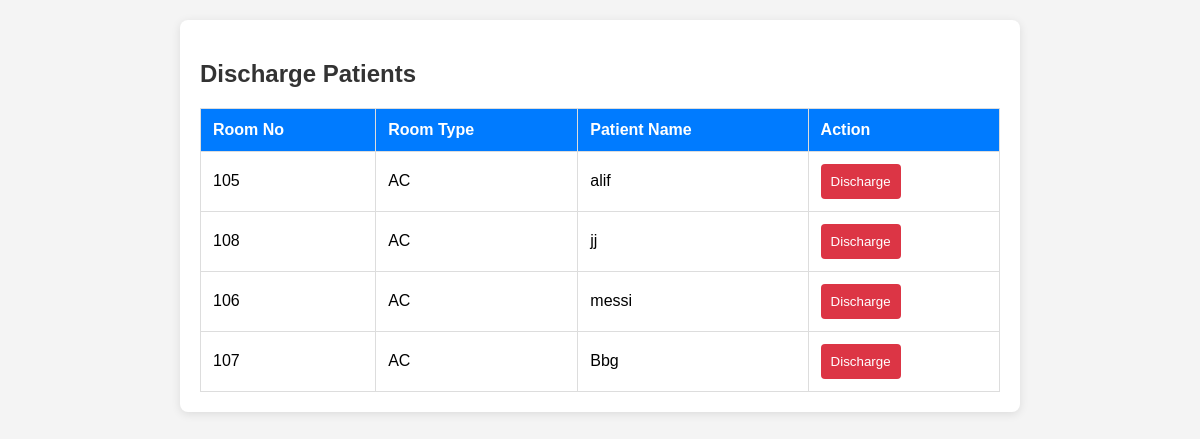
Page /discharge.php on the earlier database version.
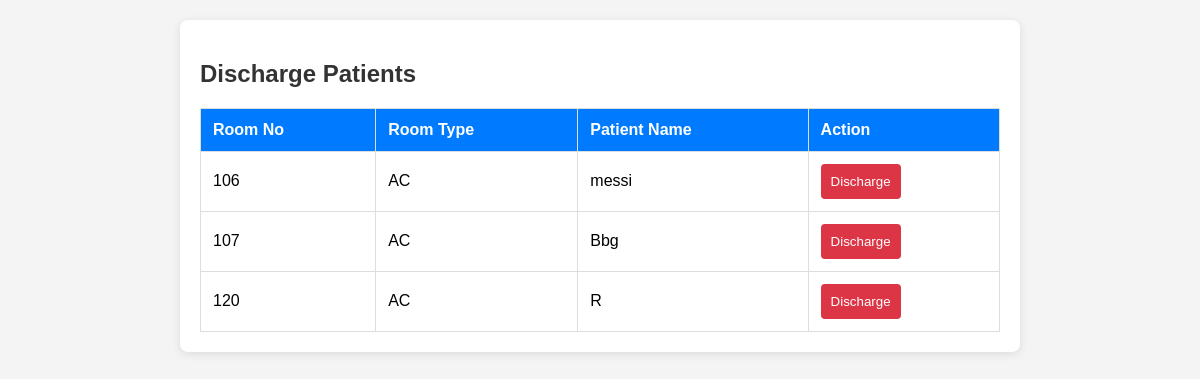
Same page on the later database version.
### tables this page shows
CREATE TABLE `rooms` (
  `room_no` int(11) NOT NULL,
  `type` varchar(50) DEFAULT NULL,
  `patient_id` int(11) DEFAULT NULL,
  `admitted_at` timestamp NOT NULL DEFAULT current_timestamp(),
  `discharge_time` datetime DEFAULT NULL,
  `nurse_id` int(11) DEFAULT NULL
);

CREATE TABLE `patients` (
  `patient_id` int(11) NOT NULL,
  `name` varchar(100) DEFAULT NULL,
  `age` int(11) DEFAULT NULL,
  `user_ID` int(11) DEFAULT NULL
);

### discharge.php (the view, shortened to what this page needs)
<?php
include("connection.php");
$patients = [];
$query = "SELECT r.room_no, r.type AS room_type, p.name, r.patient_id
          FROM rooms r
          JOIN patients p ON r.patient_id = p.patient_id
          WHERE r.patient_id IS NOT NULL";
if ($result = $con->query($query)) {
    while ($row = $result->fetch_assoc()) {
        $patients[] = $row;
    }
}
?>
<!DOCTYPE html>
<html lang="en">
<head>
</head>
<body>
    <div class="container">
        <h2>Discharge Patients</h2>
        <?php if (!empty($patients)): ?>
            <table>
                <tr>
                    <th>Room No</th>
                    <th>Room Type</th>
                    <th>Patient Name</th>
                    <th>Action</th>
                </tr>
                <?php foreach ($patients as $patient): ?>
                    <tr>
                        <td><?php echo htmlspecialchars($patient['room_no']); ?></td>
                        <td><?php echo htmlspecialchars($patient['room_type']); ?></td>
                        <td><?php echo htmlspecialchars($patient['name']); ?></td>
                        <td>
                            <form method="POST" action="">
                                <button type="submit">Discharge</button>
                            </form>
                        </td>
                    </tr>
                <?php endforeach; ?>
            </table>
        <?php else: ?>
            <p>No patients available for discharge.</p>
        <?php endif; ?>
    </div>
</body>
</html>

Differences in the rows shown:
removed rooms: room_no "105", type "AC", patient.name "alif"
removed rooms: room_no "108", type "AC", patient.name "jj"
added rooms: room_no "120", type "AC", patient.name "R"
